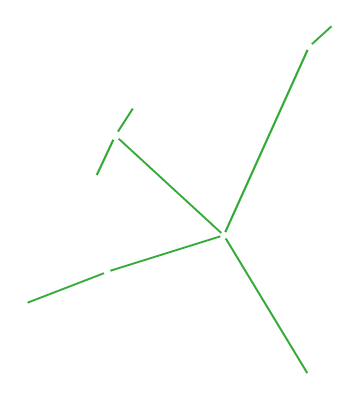
#> input picture participant/patterns/aquila_pattern.png, 357 x 400 px, given in place of pisces_image.png, which was not available
$ jupyter execute --allow-errors Computer_Vision_Project_1_Question_5_Kaggle_Merchants_Of_San_Ramon.ipynb   (shell and % lines are left out)   (text cells are left out)
#> lines starting #> are read from the running program, lines starting #| are printed output that depends on the picture; pictures that were not available may be replaced by others from this repository, and a replacement may not be noted
[cell 1]
import pandas as pd

df_ground_truth = pd.read_csv('participant/train_ground_truth.csv')
#> (reads participant/train_ground_truth.csv from the repository)

print("DataFrame Head:")
print(df_ground_truth.head())
print("\nDataFrame Shape:")
print(df_ground_truth.shape)
print("\nDataFrame Info:")
df_ground_truth.info()

[cell 2]
import re
import numpy as np
import pandas as pd


# [43 lines left out: functions parse_patch_value, localization_reward, not called in this run]

[cell 3]
import pandas as pd
import numpy as np
from PIL import Image
from pathlib import Path

DATA_ROOT = Path("/content/participant")

train_gt = pd.read_csv(DATA_ROOT / "train_ground_truth.csv")

scene_name = "pisces"

scene_path = (
    DATA_ROOT
    / "train"
    / scene_name
    / f"{scene_name}_image.png"
)

patch_dir = (
    DATA_ROOT
    / "train"
    / scene_name
    / "patches"
)

scene = np.array(
    Image.open(scene_path).convert("L")
)
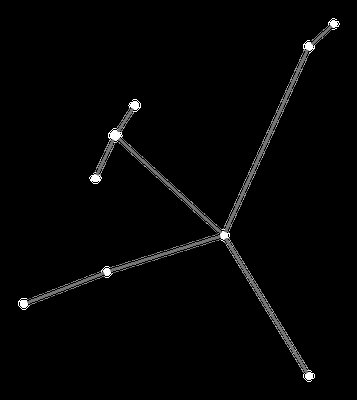
#> scene: shape (400, 357); min 0, max 255, mean 4.7

patch_paths = sorted(
    patch_dir.glob("patch_*.png")
)

truth_row = train_gt[
    train_gt["Id"] == scene_name
].iloc[0]

print("Scene path:", scene_path)
print("Scene shape:", scene.shape)
#| Scene shape: (400, 357)
print("Number of patch files:", len(patch_paths))
print("Ground-truth n_patches:", truth_row["n_patches"])
print("Constellation:", truth_row["constellation"])

[cell 4]
import ast

n_patches = int(truth_row["n_patches"])

patch_columns = [
    f"patch_{i:02d}"
    for i in range(1, n_patches + 1)
]


def parse_truth(value):
    if str(value).strip() == "-1":
        return {
            "present": False,
            "x": None,
            "y": None,
            "m": None
        }


    x, y, m = ast.literal_eval(str(value))

    return {
        "present": True,
        "x": x,
        "y": y,
        "m": m
    }


parsed_truth = {
    col: parse_truth(truth_row[col])
    for col in patch_columns
}

[cell 5]
n_absent = sum(
    not info["present"]
    for info in parsed_truth.values()
)

n_off_figure = sum(
    info["present"] and info["m"] == 0
    for info in parsed_truth.values()
)

n_figure = sum(
    info["present"] and info["m"] == 1
    for info in parsed_truth.values()
)

print("Pisces patch breakdown")
print("----------------------")
print("Absent:             ", n_absent)
print("Present off-figure: ", n_off_figure)
print("Present figure star:", n_figure)
print("Total:              ", n_absent + n_off_figure + n_figure)

[cell 6]
for col in patch_columns[:10]:
    print(col, "->", parsed_truth[col])

[cell 7]
import matplotlib.pyplot as plt

plt.figure(figsize=(10, 10))
plt.imshow(scene, cmap="gray")

figure_x = []
figure_y = []

off_x = []
off_y = []

for info in parsed_truth.values():

    if not info["present"]:
        continue

    if info["m"] == 1:
        figure_x.append(info["x"])
        figure_y.append(info["y"])

    elif info["m"] == 0:
        off_x.append(info["x"])
        off_y.append(info["y"])


plt.scatter(
    off_x,
    off_y,
    s=60,
    facecolors="none",
    edgecolors="cyan",
    label="Present off-figure"
)

plt.scatter(
    figure_x,
    figure_y,
    s=80,
    facecolors="none",
    edgecolors="red",
    linewidths=2,
    label="Figure stars"
)

plt.title("Pisces Ground-Truth Patch Locations")
plt.legend()

plt.xlim(0, scene.shape[1])
plt.ylim(scene.shape[0], 0)

plt.show()
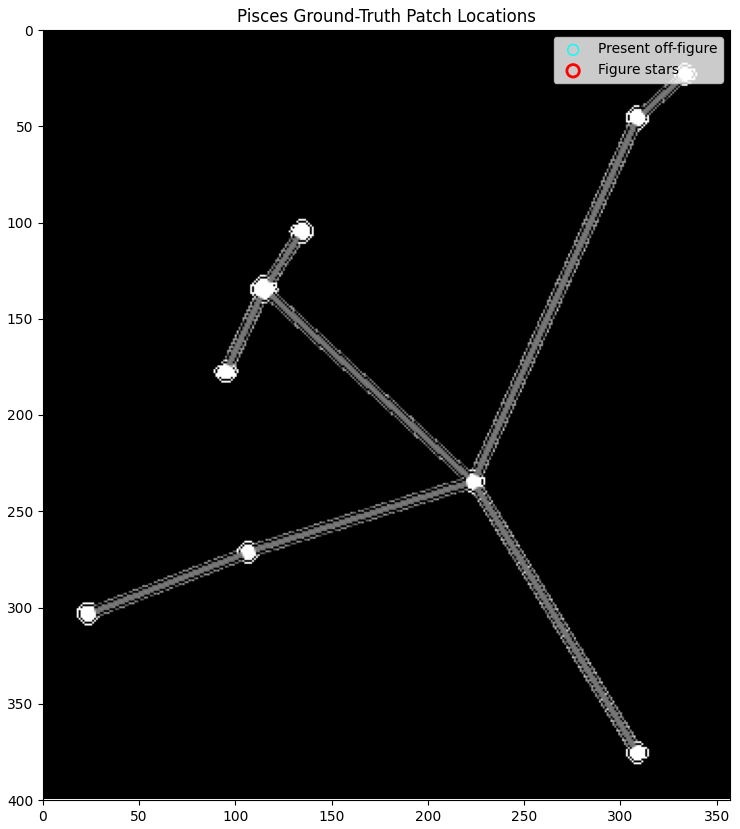
#> figure drawn by matplotlib, 1 panel

[cell 8]
patch_name = "patch_02"

info = parsed_truth[patch_name]

x = int(info["x"])
y = int(info["y"])

query_path = patch_dir / f"{patch_name}.png"

query = np.array(
    Image.open(query_path).convert("L")
)
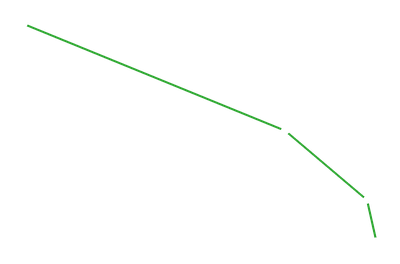
#> input picture participant/patterns/aries_pattern.png, 400 x 264 px, given in place of patch_02.png, which was not available
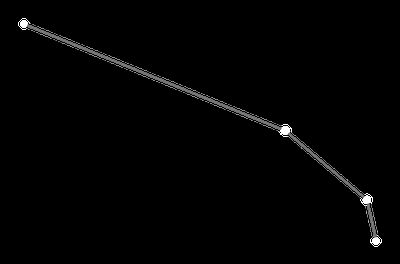
#> query: shape (264, 400); min 0, max 255, mean 3

half = 16

scene_crop = scene[
    y-half:y+half,
    x-half:x+half
]
#> scene_crop = empty array

print("Query shape:", query.shape)
#| Query shape: (264, 400)
print("Scene crop shape:", scene_crop.shape)
#| Scene crop shape: (0, 0)
print("Ground-truth center:", (x, y))
print("Figure membership m:", info["m"])

[cell 9]
fig, axes = plt.subplots(1, 2, figsize=(7, 3))

axes[0].imshow(query, cmap="gray")
axes[0].set_title("Query patch_02")
axes[0].axis("off")

axes[1].imshow(scene_crop, cmap="gray")
axes[1].set_title("True scene crop")
axes[1].axis("off")

plt.tight_layout()
plt.show()
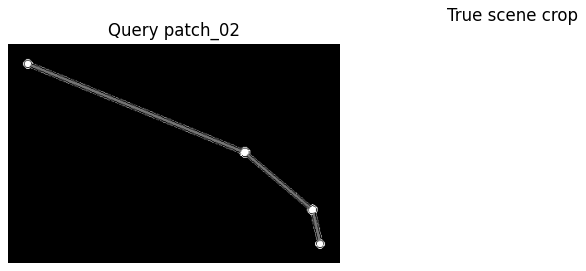
#> figure drawn by matplotlib, 2 panels

[cell 10]
def normalize_patch(patch):
    patch = patch.astype(np.float32)

    mean = patch.mean()
#> mean = 3.01
    std = patch.std()
#> std = 21.45

    return (patch - mean) / (std + 1e-8)


def correlation_score(a, b):
    a_norm = normalize_patch(a)
    b_norm = normalize_patch(b)
#> b_norm = empty array

    return np.mean(a_norm * b_norm)

#> (a cell that did not finish here is left out)

[cell 12]
wrong_x = 500
wrong_y = 500

wrong_crop = scene[
    wrong_y-16:wrong_y+16,
    wrong_x-16:wrong_x+16
]
#> wrong_crop = empty array

#> (the rest of this cell did not finish here and is left out)


print("True crop score :", score_true)
print("Wrong crop score:", score_wrong)

[cell 13]
fig, axes = plt.subplots(1, 3, figsize=(9, 3))

axes[0].imshow(query, cmap="gray")
axes[0].set_title("Query")
axes[0].axis("off")

axes[1].imshow(scene_crop, cmap="gray")
#> (the rest of this cell did not finish here and is left out)

[cell 14]
rng = np.random.default_rng(42)

wrong_scores = []

num_samples = 200
half = 16

H, W = scene.shape
#> H = 400; W = 357
#> `crop = scene[ y_true-16:y_true+16, x_true-16:x_true+16 ]`: crop = empty array

#> (the rest of this cell did not finish here and is left out)

[cell 15]
plt.figure(figsize=(8, 4))

plt.hist(
    wrong_scores,
    bins=30,
    alpha=0.7,
    label="Random wrong locations"
)

#> (the rest of this cell did not finish here and is left out)

[cell 16]
results = []

#> (the rest of this cell did not finish here and is left out)

[cell 17]
true_score_df = pd.DataFrame(results)
#> true_score_df = table of 0 rows and 0 columns

#> (the rest of this cell did not finish here and is left out)

[cell 18]
print("Number of present patches:", len(true_score_df))
#| Number of present patches: 0
#> (the rest of this cell did not finish here and is left out)

[cell 19]
plt.figure(figsize=(8, 4))

#> (the rest of this cell did not finish here and is left out)

[cell 20]
import cv2

patch_name = "patch_01"

info = parsed_truth[patch_name]

x_true = int(info["x"])
y_true = int(info["y"])

query_bad = np.array(
    Image.open(
        patch_dir / f"{patch_name}.png"
    ).convert("L")
)

true_crop_bad = scene[
    y_true-16:y_true+16,
    x_true-16:x_true+16
]
#> true_crop_bad = empty array

#> (the rest of this cell did not finish here and is left out)


[cell 21]
def rotate_patch(patch, angle):
    h, w = patch.shape

    center = (
        (w - 1) / 2,
        (h - 1) / 2
    )

    M = cv2.getRotationMatrix2D(
        center,
        angle,
        1.0
    )

    rotated = cv2.warpAffine(
        patch,
        M,
        (w, h),
        flags=cv2.INTER_LINEAR,
        borderMode=cv2.BORDER_REFLECT
    )

    return rotated

[cell 22]
angles = np.arange(
    0,
    360,
    10
)

rotation_scores = []

#> (the rest of this cell did not finish here and is left out)

[cell 23]
plt.figure(figsize=(8, 4))

#> (the rest of this cell did not finish here and is left out)

[cell 24]
angles = np.arange(0, 360, 10)

rotation_results = []

#> (the rest of this cell did not finish here and is left out)
